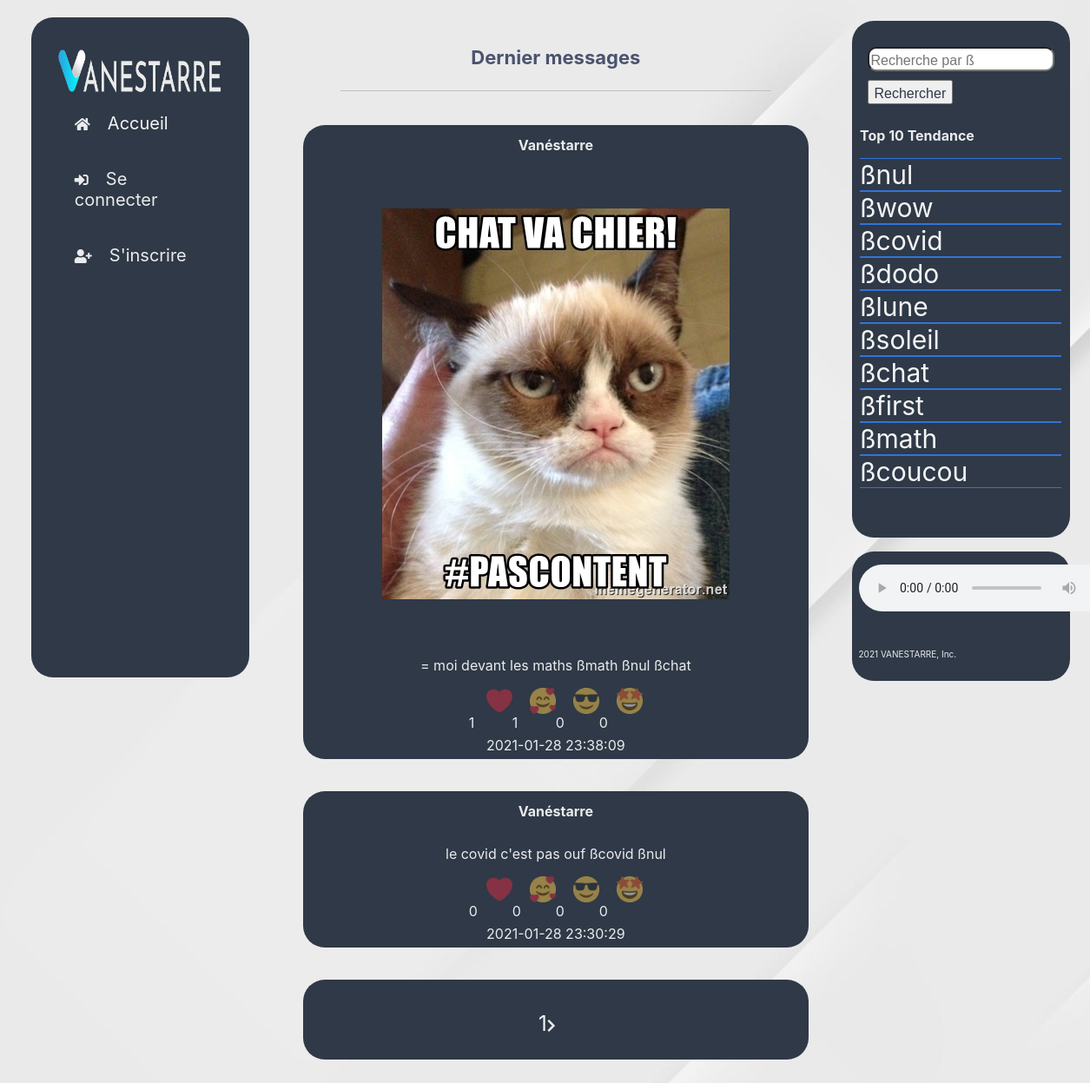
Screenshot of /index.php?search=nul with the database file from the repository.
### tables this page shows
CREATE TABLE IF NOT EXISTS `messages` (
  `ID_MESSAGE` int(11) NOT NULL AUTO_INCREMENT,
  `ID_USER` int(11) NOT NULL,
  `DATE_MESS` datetime NOT NULL DEFAULT curtime(),
  `MESSAGE` varchar(150) NOT NULL,
  `IMG` varchar(50) DEFAULT NULL,
  `NB_AVANT_DON` int(11) DEFAULT NULL,
  `DONNE` enum('Y','N') NOT NULL DEFAULT 'N',
  `DON_USER` int(11) NOT NULL DEFAULT 0,
  PRIMARY KEY (`ID_MESSAGE`),
  KEY `ID_USER` (`ID_USER`),
  CONSTRAINT `messages.ID_USER` FOREIGN KEY (`ID_USER`) REFERENCES `users` (`ID_USER`)
);

CREATE TABLE IF NOT EXISTS `users` (
  `ID_USER` int(100) NOT NULL AUTO_INCREMENT,
  `EMAIL` varchar(50) NOT NULL,
  `PSWD` blob NOT NULL DEFAULT '0',
  `PSEUDO` varchar(20) NOT NULL,
  `DATE_INS` datetime DEFAULT curtime(),
  `ROLE_USER` enum('SUPER','MEMBRE') NOT NULL DEFAULT 'MEMBRE',
  `DELETED` enum('Y','N') NOT NULL DEFAULT 'N',
  PRIMARY KEY (`ID_USER`)
);

### www/index.php (called while the page is built, shortened)
<?php
include_once 'assets/php/display_HTML.php';
include_once 'assets/php/mySQL.php';
$dbLink = connect_db();
$tag = NULL;
$role = NULL;
$nb_max_msg = get_n_mes($dbLink);
$page_number = 1;
if(isset($_GET['search']))
    $tag = $_GET['search'];
TopPage();
NavPage($role);
$nb_ligne = display_msg($dbLink, $tag, $page_number, $nb_max_msg, $role);
tagFooterPage($dbLink);

### www/assets/php/mySQL.php (called while the page is built, shortened)
<?php
function execute_query($dbLink, $query) {
    if(!($dbResult = mysqli_query($dbLink, $query))) {
        echo 'Erreur de requête<br/>';
        echo 'Erreur : ' . mysqli_error($dbLink) . '<br/>';
        echo 'Requête : ' . $query . '<br/>';
        exit();
    }
    return $dbResult;
}
function get_n_mes($dbLink): int
{
    $query = 'SELECT N_MSG FROM parametres WHERE TRUE';
    $dbResult = execute_query($dbLink, $query);
    $dbRow = mysqli_fetch_assoc($dbResult);
    return $dbRow['N_MSG'];
}
function search_tag($tag, $dbLink, $page_number, $nb_max_msg) {
    $query = 'SELECT ID_TAG FROM tags WHERE NOM_TAG = \'' . $tag . '\'';
    $dbResult = execute_query($dbLink, $query);
    $msg_list = NULL;
    if (mysqli_num_rows($dbResult) != 0) {
        $dbRow = mysqli_fetch_assoc($dbResult);
        $id_tag = $dbRow['ID_TAG'];
        $query = 'SELECT messages.ID_MESSAGE, MESSAGE, ID_USER, DATE_MESS, IMG, DONNE, DON_USER
                            FROM messages
                            JOIN messages_tags ON messages.ID_MESSAGE = messages_tags.ID_MESSAGE
                            WHERE ID_TAG = ' . $id_tag . ' ORDER BY DATE_MESS DESC LIMIT ' . ($page_number - 1) * $nb_max_msg . ' , ' . $nb_max_msg . ' ';
        $msg_list = execute_query($dbLink, $query);
    }
    return $msg_list;
}

### www/assets/php/display_HTML.php (the view, shortened to what this page needs)
<?php
function topPage($css='css.css') {
    echo '<!DOCTYPE html>' . PHP_EOL;
    echo '<html lang="fr">' . PHP_EOL;
    echo '<head>' . PHP_EOL;
    echo "\t" . '<link rel="stylesheet" type="text/css" href="assets/css/' . $css . '">' . PHP_EOL;
    echo "\t" . '<link rel="stylesheet" type="text/css" href="assets/css/scrollUp.css">' . PHP_EOL;
    echo '</head>' . PHP_EOL;
    echo '<body>' . PHP_EOL;
}
function sessionPage($role) {
    if (isset($_SESSION['loggedin'])) {
        echo "\t\t\t" . '<a class="home" href="settings.php"><i class="fa fa-cog"></i>Paramètres</a>' . PHP_EOL;
        echo "\t\t\t" . '<a class="home" href="assets/php/logout_Process.php"><i class="fas fa-sign-out-alt"></i>Se déconnecter</a>' . PHP_EOL;
        if ($role == 'SUPER') {
            echo "\t\t\t" . '<a href="add_Message.php"><i class="fas fa-comment"></i>Ecrire un message</a>' . PHP_EOL;
        }
    }
    else {
        echo "\t\t\t" . '<a href="login.php"><i class="fas fa-sign-in-alt"></i>Se connecter</a>' . PHP_EOL;
        echo "\t\t\t" . '<a href="register.php"><i class="fa fa-user-plus"></i>S\'inscrire</a>' . PHP_EOL;
    }
}
function navPage($role) {
    echo "\t" . '<nav class="nav">' . PHP_EOL;
    echo "\t\t" . '<img class="logo" alt="VANESTARRE" src="assets/img/logo/LOGOVANESTARRE.png"/>' . PHP_EOL;
    echo "\t\t" . '<div class="menu">' . PHP_EOL;
    echo "\t\t\t" . '<a href="index.php" class="home"><i class="fa fa-home"></i>Accueil</a>' . PHP_EOL;
    SessionPage($role);
    echo "\t\t" . '</div>' . PHP_EOL;
    echo "\t" . '</nav>' . PHP_EOL;
}
function reactions($id_mess, $dbLink) {
    $query = 'SELECT NOTE, COUNT(*) FROM notes WHERE ID_MESSAGE = \'' . $id_mess . '\' GROUP BY NOTE';
    $dbResult = execute_query($dbLink, $query);
    $nb_love = 0;
    $nb_cute = 0;
    $nb_swag = 0;
    $nb_style = 0;
    $note = '';
    if (mysqli_num_rows($dbResult) != 0) {
        while($dbRow = mysqli_fetch_assoc($dbResult)) {
            if($dbRow['NOTE'] == 'L') $nb_love = $dbRow['COUNT(*)'];
            if($dbRow['NOTE'] == 'C') $nb_cute = $dbRow['COUNT(*)'];
        }
    }
    echo "\t\t\t" . '<div class="list_reaction">' . PHP_EOL;
    echo "\t\t\t\t" . '<div class ="icone_';
    if($note == 'L') echo 'on">'; else echo 'off">';
    echo '<a class="reaction love" href="assets/php/reaction_Process.php?id_m='. $id_mess . '&icone=L"> <img class="img_reaction" alt="love" src="assets/img/icon/love.png"></a>' . $nb_love . '</div>' . PHP_EOL;
    echo "\t\t\t\t" . '<div class ="icone_';
    if($note == 'C') echo 'on">'; else echo 'off">';
    echo '<a class="reaction cute" href="assets/php/reaction_Process.php?id_m='. $id_mess . '&icone=C"> <img class="img_reaction" alt="cute" src="assets/img/icon/cute.png"></a>' . $nb_cute . '</div>' . PHP_EOL;;
    echo "\t\t\t\t" . '<div class ="icone_';
    if($note == 'S') echo 'on">'; else echo 'off">';
    echo '<a class="reaction swag" href="assets/php/reaction_Process.php?id_m='. $id_mess . '&icone=S"> <img class="img_reaction" alt="swag" src="assets/img/icon/swag.png"></a>' . $nb_swag . '</div>' . PHP_EOL;
    echo "\t\t\t\t" . '<div class ="icone_';
    if($note == 'T') echo 'on">'; else echo 'off">';
    echo '<a class="reaction style" href="assets/php/reaction_Process.php?id_m='. $id_mess . '&icone=T"> <img class="img_reaction" alt="style" src="assets/img/icon/style.png"></a>' . $nb_style . '</div>' . PHP_EOL;
    echo "\t\t\t" . '</div>' , PHP_EOL;
}
function pagination ($tag, $page_number, $nb_ligne, $nb_max_msg) {
    echo "\t\t" . '<div class="pagination">' . PHP_EOL;
    echo "\t\t\t" . '<p class="paginationindex">';
    echo $page_number;
    if(!($nb_ligne ==0 || $nb_ligne < $nb_max_msg))
        echo '<a href="index.php?search=' . $tag . '&page=' . ($page_number + 1) . '"><i class="fas fa-chevron-right"></i></a>';
    echo '</p>';
    echo PHP_EOL . "\t\t" . '</div>' . PHP_EOL;
}
function display_msg($dbLink, $tag, $page_number, $nb_max_msg, $role): int
{
    if ($tag != NULL) {
        $dbResult = search_tag($tag, $dbLink, $page_number, $nb_max_msg);
    }
    else {
        $query = 'SELECT ID_MESSAGE, MESSAGE, ID_USER, DATE_MESS, IMG, DONNE, DON_USER FROM messages ORDER BY DATE_MESS DESC LIMIT ' . ($page_number - 1) * $nb_max_msg . ' , ' . $nb_max_msg;
        $dbResult = execute_query($dbLink, $query);
    }
    $nb_ligne = 0;
    echo "\t" . '<div class="div_messages">' . PHP_EOL;
    echo "\t\t" . '<h1 class="titre">Dernier messages</h1>' . PHP_EOL;
    while ($dbRow = mysqli_fetch_assoc($dbResult)) {
        $nb_ligne = $nb_ligne + 1;
        $querynom = 'SELECT PSEUDO FROM users WHERE ID_USER = ' . $dbRow['ID_USER'];
        $dbResultNom = execute_query($dbLink, $querynom);
        $dbRowNom = mysqli_fetch_assoc($dbResultNom);
        echo "\t\t" . '<div class="message">' . PHP_EOL;
        echo "\t\t\t" . '<h2 class="author">' . $dbRowNom['PSEUDO'] . '</h2>' . PHP_EOL;
        if($dbRow['IMG'] != NULL) {
            echo "\t\t\t" . '<div class="message_img_box"><img class="image" alt="" src="' . $dbRow['IMG'] . '"/></div>' . PHP_EOL;
        }
        echo "\t\t\t" . '<div class="message_text"><p>' . $dbRow['MESSAGE'] . '</p></div>' . PHP_EOL;
        reactions($dbRow['ID_MESSAGE'], $dbLink);
        echo "\t\t\t" . '<div class="date_mess">' . $dbRow['DATE_MESS'] . '</div>' . PHP_EOL;
        echo "\t\t" . '</div>' . PHP_EOL;
    }
    pagination($tag, $page_number, $nb_ligne, $nb_max_msg);
    echo "\t" . '</div>' . PHP_EOL;
    return $nb_ligne;
}
function start_TagFooterPage() {
    echo "\t" . '<div class="tag_and_footer">' . PHP_EOL;
    echo "\t\t" . '<div class="tag">' . PHP_EOL;
    echo "\t\t\t" . '<div class="recherche">' . PHP_EOL;
    echo "\t\t\t\t" . '<form action="index.php" method="get">' . PHP_EOL;
    echo "\t\t\t\t\t" . '<input type="search" placeholder="Recherche par ß" name="search">' . PHP_EOL;
    echo "\t\t\t\t\t" . '<input type="submit" value="Rechercher">' . PHP_EOL;
    echo "\t\t\t\t" . '</form>' . PHP_EOL;
    echo "\t\t\t" . '</div>' . PHP_EOL;
    echo "\t\t\t" . '<div class="tendance">' . PHP_EOL;
    echo "\t\t\t\t" . '<h3>Top 10 Tendance</h3>' . PHP_EOL;
    echo "\t\t\t\t" . '<ol class="list_tendance">' . PHP_EOL;
}
function tagPage($dbLink) {
    $query = 'SELECT NOM_TAG FROM messages_tags, tags WHERE messages_tags.ID_TAG = tags.ID_TAG GROUP BY messages_tags.ID_TAG ORDER BY count(*) DESC LIMIT 10';
    $dbResult = execute_query($dbLink, $query);
    if (mysqli_num_rows($dbResult) != 0) {
        while($dbRow = mysqli_fetch_assoc($dbResult)) {
            $nom_tag = $dbRow['NOM_TAG'];
            echo "\t\t\t\t\t" . '<li><a href="index.php?search='. $nom_tag . '">ß'. $nom_tag . '</a></li>' . PHP_EOL;
        }
    }
}
function end_TagFooterPage(){
    echo "\t\t\t\t" . '</ol>' . PHP_EOL;
    echo "\t\t\t" . '</div>' . PHP_EOL;
    echo "\t\t" . '</div>' . PHP_EOL;
    echo "\t\t" . '<footer class="footer">' . PHP_EOL;
    echo "\t\t\t" . '<span><audio controls src="assets/song/Vanessa.mp3">Your browser does not support the audio element.</audio></span>' . PHP_EOL;
    echo "\t\t\t" . '<span> 2021 VANESTARRE, Inc.</span>' . PHP_EOL;
    echo "\t\t" . '</footer>' . PHP_EOL;
    echo "\t" . '</div>' . PHP_EOL;
    echo '</body>' . PHP_EOL;
    echo '</html>' . PHP_EOL;
}
function tagFooterPage($dbLink) {
    start_TagFooterPage();
    tagPage($dbLink);
    end_TagFooterPage();
}

### www/assets/css/css.css (style rules this page uses)
* { box-sizing: border-box; font-size: 16px; -webkit-font-smoothing: antialiased; -moz-osx-font-smoothing: grayscale; color: #eaebed; text-decoration: none; }
html { font-family: -apple-system, BlinkMacSystemFont, "segoe ui", roboto, oxygen, ubuntu, cantarell, "fira sans", "droid sans", "helvetica neue", Arial, sans-serif; }
img { width: 100%; }
.logo { width: auto; height: 60px; }
body { display: flex; flex-direction: row; justify-content: space-around; background-image: url(../img/background/Background.jpg); background-attachment: fixed; }
.nav { order: 1; display: flex; flex-direction: column; justify-content: flex-start; background-color: #2f3947; height: 95vh; width: 20vw; padding: 30px; margin-top: 2vh; border-radius: 25px; position: sticky; top: 2vh; align-self: flex-start; }
nav.nav > div.menu > a { margin: 20px; font-size: 20px; }
i { margin-right: 20px; }
.menu { display: flex; flex-direction: column; }
.message, .tag, .footer, .nav, .pagination { color: whitesmoke; margin: 1%; }
.date_mess { padding: 1%; }
.div_messages, .centre { order: 2; display: flex; flex-direction: column; width: 50%; }
.home { text-decoration: none; color: whitesmoke; transition: all 0.25s ease-in-out; }
p.paginationindex { text-decoration: none; color: whitesmoke; font-size: 150% }
.paginationindex a { text-decoration: none; color: #11d9f2; font-size: 150% }
.message, .param, .pagination { display: flex; flex-direction: column; background-color: #2f3947; align-items: center; margin: 3%; border-radius: 25px; }
.message_img_box { display: flex; justify-content: center; padding: 50px; border-radius: 25px; }
.pagination { display: flex; flex-direction: column; background-color: #2f3947; align-items: center; margin: 3%; border-radius: 25px; }
.recherche { display: flex; justify-content: center; margin: 10px; }
form input[type=search] { border-radius: 10px; }
.tag_and_footer { order: 3; display: flex; flex-direction: column; justify-content: flex-start; height: 95vh; width: 20vw; padding: 30px; margin-top: 2vh; position: sticky; top: 2vh; align-self: flex-start; }
.tag { background-color: #2f3947; margin: -30px -30px 1vh -30px; height: 80vh; border-radius: 25px; padding: 5%; }
.tag a { text-decoration: none; color: whitesmoke; }
.footer { background-color: #2f3947; margin: 1vh -30px -30px -30px; height: 20vh; border-radius: 25px; display: flex; flex-direction: row; flex-wrap: wrap; }
footer.footer > span { font-size: 10px; padding-left: 8px; padding-top: 15px; }
h1.titre { max-width: 1300px; margin: 20px auto; padding: 25px; font-size: 22px; border-bottom: 1px solid #bfbfbf; color: #4a536e; text-align: center; width: 80%; }
div.tendance { display: flex; flex-direction: column; }
ol.list_tendance { list-style-type: none; width: 100%; margin: 0vh; padding: 0; }
ol.list_tendance > li { border: 1px #3274d6; border-top-style: solid; border-bottom-style: solid; }
ol.list_tendance > li > a { font-size: 30px; }
input { color: #2f3947; }
div.list_reaction { display: flex; flex-direction: row; }
.reaction { display: flex; flex-direction: row; align-items: center; width: 50px; background-color: #2f3947; border-style: none; }
.icone_off img { opacity: 0.5; height: 30px; margin-left: 20px; }
input#adresse, a.mdpoublie, input { margin-top: 5%; padding-top: 2%; }

### www/assets/css/scrollUp.css (style rules this page uses)
html { scroll-behavior: smooth; }

### rows the page displays
messages: ID_USER.PSEUDO "Vanéstarre", IMG (picture), MESSAGE "= moi devant les maths ßmath ßnul ßchat", nb_love "1", nb_cute "1", DATE_MESS "2021-01-28 23:38:09"
messages: ID_USER.PSEUDO "Vanéstarre", MESSAGE "le covid c'est pas ouf ßcovid ßnul", DATE_MESS "2021-01-28 23:30:29"

### other values shown
$page_number "1"
$nom_tag "nul"
$nom_tag "wow"
$nom_tag "covid"
$nom_tag "dodo"
$nom_tag "lune"
$nom_tag "soleil"
$nom_tag "chat"
$nom_tag "first"
$nom_tag "math"
$nom_tag "coucou"
